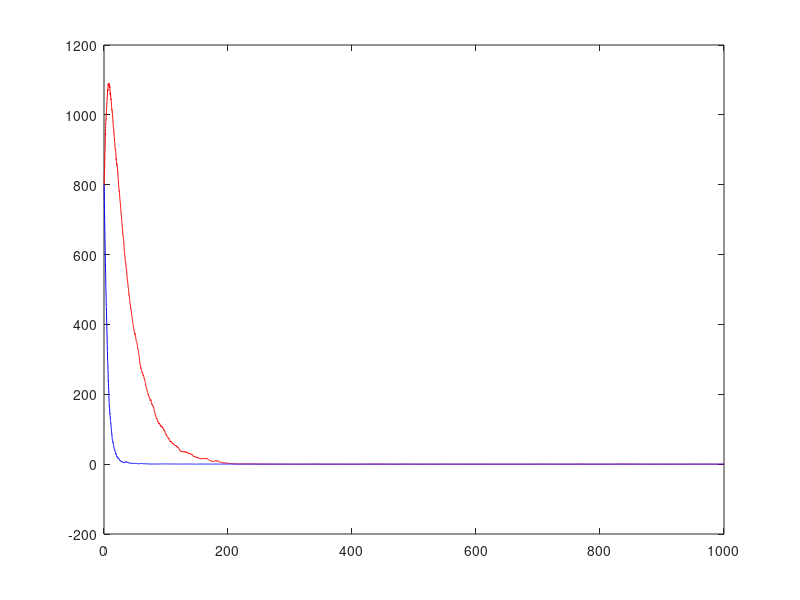

This chart was generated by the following MATLAB code:
function [] = volterra_trial()
    global b d1 d2 p1 p2
    pop = 3200;
    b = 0.1/pop; d1 = 0.03; d2 = 0.0; p1 = 2*0.25/pop; p2 = 2*0.05/pop;    
    dt = 0.1;
    n= 10000;
    saved = zeros(2,n); saved(:,1) = [800; 800];
    for i=2:n
        saved(:,i) = determine_changes(saved(:,i-1),dt) + saved(:,i-1);
    end
    plot([1:n] * dt,saved(1,:),'-r'); hold on;
    plot([1:n] * dt,saved(2,:),'-b');
    
end

function changes = determine_changes(current,dt)
    global b d1 d2 p1 p2
    x = current(1); y = current(2);
    mu = [p1*x*y - d1*x; (b-d2)*y - (p1+p2)*x*y] .* dt;
    variance = [d1*x+p1*x*y, -p1*x*y; -p1*x*y, (b+d2)*y + (p1+p2)*x*y];
    sigma = sqrtm(variance);
    random_values = normrnd(0,1,2,1) * (dt^0.5);
    changes = mu + sigma*random_values;

end

